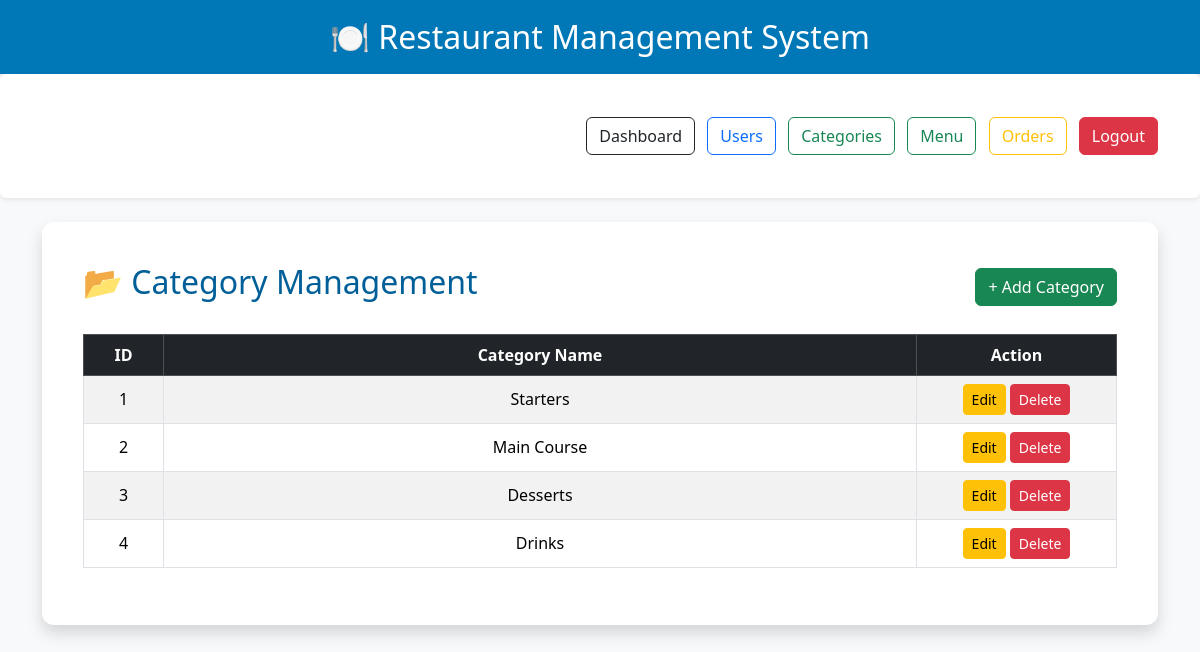
/category_list.php (signed in), run on the app's committed database.
### tables this page shows
CREATE TABLE IF NOT EXISTS `category` (
  `id` int NOT NULL AUTO_INCREMENT,
  `category_name` varchar(100) NOT NULL,
  PRIMARY KEY (`id`),
  UNIQUE KEY `category_name` (`category_name`)
);

### category_list.php (the view, shortened to what this page needs)
<?php
include "config.php";
$result = mysqli_query($conn,"SELECT * FROM category ORDER BY id ASC");
?>
<!DOCTYPE html>
<html>
<head>
    <link href="https://cdn.jsdelivr.net/npm/bootstrap@5.3.3/dist/css/bootstrap.min.css" rel="stylesheet">
    <link rel="stylesheet" href="style.css">
</head>
<body>
<?php include "header.php"; ?>
<?php include "navbar.php"; ?>
<div class="container mt-4">
    <div class="card shadow">
        <div class="card-body">
            <div class="d-flex justify-content-between align-items-center mb-4">
                <h2>📂 Category Management</h2>
                <a href="category_create.php" class="btn btn-success">
                    + Add Category
                </a>
            </div>
            <div class="table-responsive">
                <table class="table table-bordered table-striped table-hover align-middle">
                    <thead class="table-dark">
                        <tr>
                            <th width="80">ID</th>
                            <th>Category Name</th>
                            <th width="200">Action</th>
                        </tr>
                    </thead>
                    <tbody>
                    <?php while($row=mysqli_fetch_assoc($result)){ ?>
                        <tr>
                            <td><?= $row['id']; ?></td>
                            <td><?= $row['category_name']; ?></td>
                            <td>
                                <a href="category_edit.php?id=<?= $row['id']; ?>" class="btn btn-warning btn-sm">
                                    Edit
                                </a>
                                <a href="category_delete.php?id=<?= $row['id']; ?>" class="btn btn-danger btn-sm"
                                   onclick="return confirm('Delete this category?');">
                                    Delete
                                </a>
                            </td>
                        </tr>
                    <?php } ?>
                    </tbody>
                </table>
            </div>
        </div>
    </div>
</div>
</body>
</html>

### style.css (style rules this page uses)
body { font-family: "Segoe UI", Arial, sans-serif; margin: 0; padding: 0; background: #f8f9fa; }
.container { margin-top:35px; margin-bottom:35px; }
.card { background:white; border:none; border-radius:12px; padding:25px; box-shadow:0 6px 18px rgba(0,0,0,.1); }
h1,h2,h3 { color:#005f99; }
table { background:white; }
table th { text-align:center; }
table td { text-align:center; vertical-align:middle; }

### data on the page
category: id "1", category_name "Starters"
category: id "2", category_name "Main Course"
category: id "3", category_name "Desserts"
category: id "4", category_name "Drinks"
